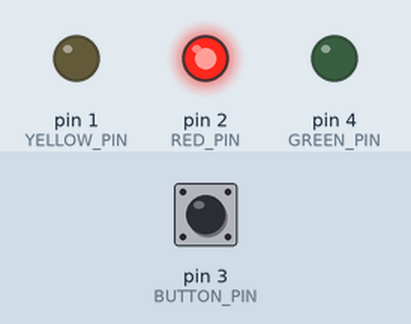
This sketch was run on a simulated Arduino Uno, built with avr-gcc and run on an emulated ATmega328P. Shown: output pins drawn as LEDs (lit = HIGH). Dashed ring = blinking. The test bench sets the inputs (shaded band); at power-on: pin 3 (BUTTON_PIN) HIGH.

Above: at 1.2 s.
1.3 s: pin 3 (BUTTON_PIN) pulsed LOW 5 times (0.12 s each, 0.3 s apart)
At 1.87 s:
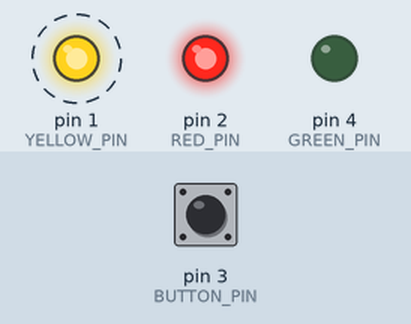
4.3 s: pin 3 (BUTTON_PIN) pulled LOW for 0.15 s
At 5.6 s:
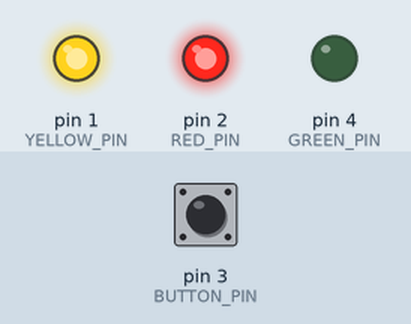
5.9 s: pin 3 (BUTTON_PIN) pulled LOW for 1 s
At 8.3 s:
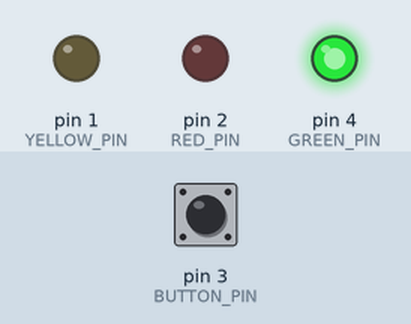
Timing chart, 0 to 9.8 s (numbered marks = the images above; inputs shaded):
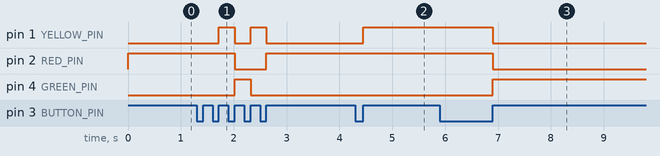

The sketch:

traffic-light.ino
```cpp
#include "StateMachine.h";
const int RED_PIN = 2;
const int YELLOW_PIN = 1;
const int GREEN_PIN = 4;
const int BUTTON_PIN = 3;

const int STATE_RED = 0;
const int STATE_GREEN = 1;
const int STATE_REDYELLOW = 2;
const int STATE_YELLOW = 3;
const int STATE_YELLOW2 = 5;
const int STATE_NOLIGHT = 4;

const int MODE_FLASH_YELLOW = 0;
const int MODE_AUTOMATIC = 1;
const int MODE_MANUAL = 2;

const int YELLOW_FLASH_INTERVAL = 2000;

int mode = MODE_AUTOMATIC;
int automaticStateDurations[4];

StateMachine sm(STATE_RED);

void setup() {
  pinMode(RED_PIN, OUTPUT);
  pinMode(YELLOW_PIN, OUTPUT);
  pinMode(GREEN_PIN, OUTPUT);
  pinMode(BUTTON_PIN, INPUT_PULLUP);
  digitalWrite(YELLOW_PIN, LOW);
  digitalWrite(RED_PIN, LOW);
  digitalWrite(GREEN_PIN, LOW);

  sm.addTransition(STATE_RED, STATE_REDYELLOW);
  sm.addTransition(STATE_REDYELLOW, STATE_GREEN);
  sm.addTransition(STATE_GREEN, STATE_YELLOW);
  sm.addTransition(STATE_YELLOW, STATE_RED);
  sm.addTransition(STATE_YELLOW2, STATE_NOLIGHT);
  sm.addTransition(STATE_NOLIGHT, STATE_YELLOW2);

  automaticStateDurations[STATE_RED] = 5000;
  automaticStateDurations[STATE_REDYELLOW] = 1500;
  automaticStateDurations[STATE_GREEN] = 5000;
  automaticStateDurations[STATE_YELLOW] = 1500;
}

void setYellow() {
  digitalWrite(YELLOW_PIN, HIGH);
  digitalWrite(RED_PIN, LOW);
  digitalWrite(GREEN_PIN, LOW);
}

void setRed() {
  digitalWrite(YELLOW_PIN, LOW);
  digitalWrite(RED_PIN, HIGH);
  digitalWrite(GREEN_PIN, LOW);
}

void setRedYellow() {
  digitalWrite(YELLOW_PIN, HIGH);
  digitalWrite(RED_PIN, HIGH);
  digitalWrite(GREEN_PIN, LOW);
}

void setGreen() {
  digitalWrite(YELLOW_PIN, LOW);
  digitalWrite(RED_PIN, LOW);
  digitalWrite(GREEN_PIN, HIGH);
}

void setOff() {
  digitalWrite(YELLOW_PIN, LOW);
  digitalWrite(RED_PIN, LOW);
  digitalWrite(GREEN_PIN, LOW);
}

long currentTimingMillis = 0;

void automaticStateHandler() {
  if (millis() - currentTimingMillis >= automaticStateDurations[sm.getState()]) {
    sm.transition();
    currentTimingMillis = millis();
  }
}

void flashYellowStateHandler() {
  if (millis() - currentTimingMillis >= YELLOW_FLASH_INTERVAL) {
    sm.transition();
    currentTimingMillis = millis();
  }
}

void manualState() {
  sm.transition();
}


long buttonNotPressedMS = 0;

void loop() {
  int buttonState = digitalRead(BUTTON_PIN);
  long currentMillis = millis();

  if (buttonState == HIGH) {
    if (currentMillis - buttonNotPressedMS >= 4000) {
      mode = MODE_FLASH_YELLOW;
      sm.setState(STATE_YELLOW2);
    } else if (currentMillis - buttonNotPressedMS >= 2000) {
      mode = MODE_AUTOMATIC;
      sm.setState(STATE_RED);
    } else if (currentMillis - buttonNotPressedMS > 100) {
      if (mode != MODE_MANUAL) {
        sm.setState(STATE_RED);
        mode = MODE_MANUAL;
      } else {
        manualState();
      }

    }
  }

  if (buttonState == HIGH)
  {
    buttonNotPressedMS = currentMillis;
  }

  switch (mode) {
    case MODE_AUTOMATIC:
      automaticStateHandler();
      break;
    case MODE_FLASH_YELLOW:
      flashYellowStateHandler();
      break;
  }

  switch (sm.getState()) {
    case STATE_RED:
      setRed();
      break;
    case STATE_YELLOW:
    case STATE_YELLOW2:
      setYellow();
      break;
    case STATE_REDYELLOW:
      setRedYellow();
      break;
    case STATE_GREEN:
      setGreen();
      break;
    case STATE_NOLIGHT:
      setOff();
      break;
  }


}
```

StateMachine.cpp
```cpp
#include "StateMachine.h";

StateMachine::StateMachine(int initState) {
  currentState = initState;
}

void StateMachine::addTransition(int id, int nextStateId) {
  states[id] = nextStateId;
}

void StateMachine::transition() {
  currentState = states[currentState];
}

void StateMachine::setState(int newState) {
  currentState = newState;
}

int StateMachine::getState() {
  return currentState;
}
```

StateMachine.h
```cpp
class StateMachine
{
  public:
    StateMachine(int initState);
    void addTransition(int stateId, int nextStateId);
    void setState(int newState);
    int getState();
    void transition();
  private:
    int states[10];
    int currentState;
};
```

Measured:
- after the input at 1.3 s, pin 1 (YELLOW_PIN): alternates HIGH for 0.30 s and LOW for 0.30 s, 4 changes in all, then stays LOW, starting after 0.42 s; pin 2 (RED_PIN): HIGH → LOW after 0.72 s, → HIGH 0.60 s later; pin 4 (GREEN_PIN): LOW → HIGH after 0.72 s, → LOW 0.30 s later
- after the input at 4.3 s, pin 1 (YELLOW_PIN): LOW → HIGH after 0.15 s
- after the input at 5.9 s, pin 1 (YELLOW_PIN), pin 2 (RED_PIN): HIGH → LOW after 1.0 s; pin 4 (GREEN_PIN): LOW → HIGH after 1.0 s
